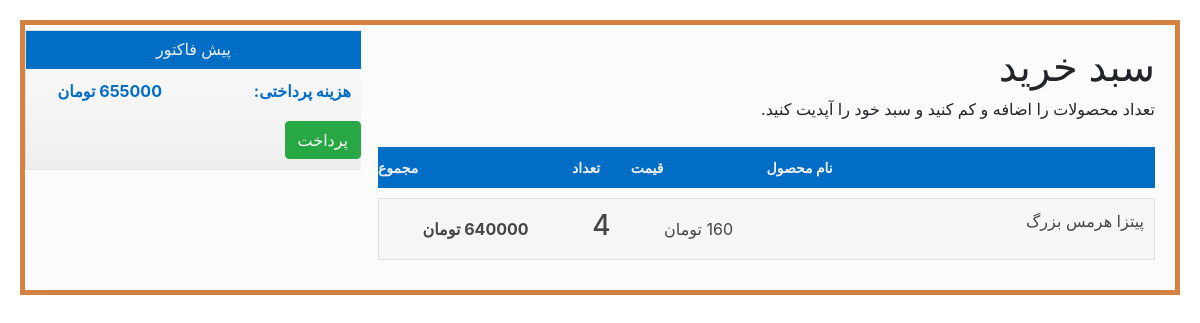
Screenshot of /cart/orderdetails/58/ (signed in) with the database file from the repository.
### cart/models.py (models this page shows, shortened)
class OrderItems(models.Model):
    Order = models.ForeignKey(to=Orders, on_delete=models.CASCADE, related_name = 'items')
    food = models.ForeignKey(to=FoodModel, on_delete= models.CASCADE ,related_name = 'items' , verbose_name = 'محصول')
    quantity = models.SmallIntegerField(verbose_name = 'تعداد', )
    price = models.PositiveIntegerField(verbose_name = 'قیمت', )
    def tprice(self):
        return self.food.price*self.quantity*1000
    def name(self):
        return self.food.name_food

class Orders(models.Model):
    user = models.ForeignKey(to = UserModel, related_name = "items" , on_delete = models.CASCADE,verbose_name="مشتری" )
    phone = models.CharField(max_length=11, verbose_name="شماره تلفن")
    address = models.TextField(max_length = 300, verbose_name="آدرس")
    description = models.TextField(max_length=600, verbose_name="درباره سفارش",blank=True, null=True)
    created = models.DateTimeField(auto_now_add=True , verbose_name="زمان ثبت سفارش")
    total_price = models.PositiveIntegerField(verbose_name="قیمت کل")
    is_paid = models.BooleanField(default=False, verbose_name="وضعیت پرداخت")
    date = models.DateTimeField(verbose_name="زمان ثبت سفارش", auto_now_add=True ,)
    undo = models.BooleanField(default=False, verbose_name="وضعیت فیش")
    class Meta:
        verbose_name = 'سفارش'
        verbose_name_plural = 'سفارش ها'
        ordering = ('created',)

### home/models.py (models this page shows, shortened)
class FoodModel(models.Model):
    name_food = models.CharField(max_length=250,verbose_name='نام غذا')
    price = models.PositiveIntegerField(verbose_name='قیمت')
    description = models.CharField(max_length=300, verbose_name='درباره غذا',blank=True, null=True)
    img = models.ImageField(upload_to='images/')
    available  = models.BooleanField(default=True, verbose_name='وضعیت')
    category = models.ForeignKey(to=Category, related_name='category', on_delete=models.SET_NULL,null=True, blank=True)
    class Meta:
        verbose_name = 'غذا'
        verbose_name_plural = ' غذا ها'

### cart/views.py (the view)
# urls.py: path('orderdetails/<int:pk>/',views.OrderDetailView.as_view(), name='order_details'),
class OrderDetailView(View):
    def get(self, request,pk):
        obj = get_object_or_404(Orders,pk=pk)
        return render(request,"cart/order_details.html", {"order":obj})
    def dispatch(self, request,pk):
        obj = get_object_or_404(Orders,pk=pk)
        if request.user == obj.user:
            return self.get(request,pk)
        else:
            raise Http404

### templates/cart/order_details.html (shortened to what this page needs)
<!DOCTYPE html>
{% load static %}
<html lang="en">
<head>
	<link type="text/css" href="{% static 'cart/css/style.css' %}" rel="stylesheet" />
	<link rel="stylesheet" href="https://cdn.rtlcss.com/bootstrap/v4.2.1/css/bootstrap.min.css">
</head>
<body>
	<div class="content">
		<h1>سبد خرید</h1>
		<p>تعداد محصولات را اضافه و کم کنید و سبد خود را آپدیت کنید.</p>
		<table class="items">
			<thead>
			<tr>
				<th>نام محصول</th>
				<th>قیمت</th>
				<th>تعداد</th>
				<th>مجموع</th>
			</tr>
			</thead>
			<tbody>
			{% for item in order.items.all %}
			<tr>
				<td>
					<p> {{item.name}}<br /></p>
				</td>
				<td>{{item.price}} تومان</td>
				<td>
					<h3>{{item.quantity}}</h3>
				</td>
				<td class="itemTotal">{{item.tprice}} تومان</td>
			</tr>
			{%endfor%}
			</tbody>
		</table>
<form method="post" >
		<div class="cost">
			<h2>پیش فاکتور</h2>
			<table class="pricing">
				<tbody>
				<tr>
					<td><strong>هزینه پرداختی:</strong></td>
					<td class="">{{order.total_price}} تومان</td>
				</tr>
				</tbody>
			</table>
			<button class="btn btn-success ml-2 mt-2"  type='submit'>پرداخت</button>
		</div>
	</div>
</body>
</html>

### static/cart/css/style.css (style rules this page uses)
body { font-family: "Vazir"; direction: rtl; }
@media screen and (min-width: 30em) { body { padding: 20px; } }
.content { padding: 5px; background: #fafafa; background: rgba(250, 250, 250, 0.7); border: 5px solid #c55901; border: 5px solid rgba(197, 89, 1, 0.75); zoom: 1; }
.content:before, .content:after { content: "\0020"; display: block; height: 0; overflow: hidden; }
.content:after { clear: both; }
@media screen and (min-width: 30em) { .content { padding: 20px; } }
h1 { color: #016dc5; margin-bottom: 0; }
p { line-height: 1.5; }
table { width: 100%; color: #454545; }
table.items { border-collapse: separate; border-spacing: 0 10px; }
@media screen and (min-width: 45em) { table.items { width: 60%; } }
@media screen and (min-width: 55em) { table.items { width: 70%; } }
table.items tbody tr { margin-bottom: 10px; background-color: rgba(150, 160, 150, 0.05); }
table.items tbody td { border-top: 1px solid rgba(204, 204, 204, 0.5); border-bottom: 1px solid rgba(204, 204, 204, 0.5); }
table.items tbody td:first-child { border-right: 1px solid rgba(204, 204, 204, 0.5); }
table.items tbody td:last-child { border-left: 1px solid rgba(204, 204, 204, 0.5); }
table.pricing { width: 100%; }
table.pricing tr { border-bottom: 1px solid rgba(204, 204, 204, 0.5); }
table.pricing tr:last-child { border-bottom: 0; color: #016dc5; }
table.pricing td:nth-child(2) { display: table-cell; }
th { text-transform: uppercase; background: #016dc5; color: #eee; padding: 10px 0; text-align: center; font-size: 0.875em; }
th:nth-child(2) { display: none; }
@media screen and (min-width: 24em) { th:nth-child(2) { display: table-cell; } }
td { padding: 10px; }
td:first-child { width: 50%; }
td:nth-child(2) { display: none; }
@media screen and (min-width: 24em) { td:nth-child(2) { display: table-cell; } }
td:nth-child(n+2):nth-child(-n+4) { text-align: center; }
td:last-child { font-weight: bold; }
td p { float: right; width: 90%; margin-top: 0; }
@media screen and (min-width: 40em) { td p { width: 55%; } }
@media screen and (min-width: 68em) { td p { width: 45%; } }
.cost { padding-bottom: 10px; border: 1px solid rgba(204, 204, 204, 0.5); background-size: 100%; background-image: -webkit-gradient(linear, 50% 0%, 50% 100%, color-stop(0%, rgba(255, 255, 255, 0)), color-stop(100%, rgba(150, 160, 150, 0.13))); background-image: -moz-linear-gradient(top, rgba(255, 255, 255, 0) 0%, rgba(150, 160, 150, 0.13) 100%); background-image: -webkit-linear-gradient(top, rgba(255, 255, 255, 0) 0%, rgba(150, 160, 150, 0.13) 100%); background-image: linear-gradient(to bottom, rgba(255, 255, 255, 0) 0%, rgba(150, 160, 150, 0.13) 100%); }
@media screen and (min-width: 45em) { .cost { width: 30%; position: fixed; left: 25px; top: 100px; border-width: 1px 0 1px 1px; } }
@media screen and (min-width: 55em) { .cost { width: 28%; } }
@media screen and (min-width: 61.5em) { .cost { top: 30px; } }
.cost h2 { background: #016dc5; color: #eee; margin: 0; padding: 10px 0; width: 100%; font-size: 1em; text-align: center; text-transform: uppercase; }

### rows the page displays
OrderItems: name "پیتزا هرمس بزرگ", quantity "4", tprice "640000"
Orders: total_price "655000"
